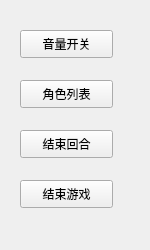
<?xml version="1.0" encoding="UTF-8"?>
<ui version="4.0">
 <class>Functionlist</class>
 <widget class="QWidget" name="Functionlist">
  <property name="geometry">
   <rect>
    <x>0</x>
    <y>0</y>
    <width>150</width>
    <height>250</height>
   </rect>
  </property>
  <property name="windowTitle">
   <string>Form</string>
  </property>
  <widget class="QPushButton" name="pb_sound">
   <property name="geometry">
    <rect>
     <x>20</x>
     <y>30</y>
     <width>93</width>
     <height>28</height>
    </rect>
   </property>
   <property name="text">
    <string>音量开关</string>
   </property>
  </widget>
  <widget class="QPushButton" name="pb_duiwu">
   <property name="geometry">
    <rect>
     <x>20</x>
     <y>80</y>
     <width>93</width>
     <height>28</height>
    </rect>
   </property>
   <property name="text">
    <string>角色列表</string>
   </property>
  </widget>
  <widget class="QPushButton" name="pb_overgame">
   <property name="geometry">
    <rect>
     <x>20</x>
     <y>180</y>
     <width>93</width>
     <height>28</height>
    </rect>
   </property>
   <property name="text">
    <string>结束游戏</string>
   </property>
  </widget>
  <widget class="QPushButton" name="pb_red">
   <property name="geometry">
    <rect>
     <x>20</x>
     <y>130</y>
     <width>93</width>
     <height>28</height>
    </rect>
   </property>
   <property name="text">
    <string>结束回合</string>
   </property>
  </widget>
  <widget class="QLabel" name="background">
   <property name="geometry">
    <rect>
     <x>0</x>
     <y>0</y>
     <width>150</width>
     <height>250</height>
    </rect>
   </property>
   <property name="text">
    <string/>
   </property>
  </widget>
  <zorder>background</zorder>
  <zorder>pb_sound</zorder>
  <zorder>pb_duiwu</zorder>
  <zorder>pb_overgame</zorder>
  <zorder>pb_red</zorder>
 </widget>
 <resources/>
 <connections/>
</ui>
